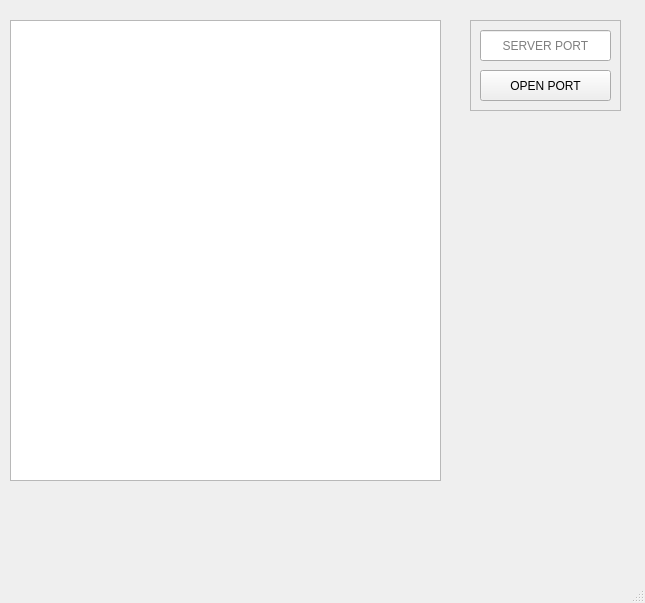
<?xml version="1.0" encoding="UTF-8"?>
<ui version="4.0">
 <class>MainWindow</class>
 <widget class="QMainWindow" name="MainWindow">
  <property name="geometry">
   <rect>
    <x>0</x>
    <y>0</y>
    <width>645</width>
    <height>603</height>
   </rect>
  </property>
  <property name="windowTitle">
   <string>C++ HTTP Server</string>
  </property>
  <widget class="QWidget" name="centralwidget">
   <widget class="QPlainTextEdit" name="plainTextEdit">
    <property name="geometry">
     <rect>
      <x>10</x>
      <y>20</y>
      <width>431</width>
      <height>461</height>
     </rect>
    </property>
   </widget>
   <widget class="QFrame" name="frame">
    <property name="geometry">
     <rect>
      <x>470</x>
      <y>20</y>
      <width>151</width>
      <height>91</height>
     </rect>
    </property>
    <property name="frameShape">
     <enum>QFrame::Shape::StyledPanel</enum>
    </property>
    <property name="frameShadow">
     <enum>QFrame::Shadow::Raised</enum>
    </property>
    <widget class="QPushButton" name="OpenPortBttn">
     <property name="geometry">
      <rect>
       <x>10</x>
       <y>50</y>
       <width>131</width>
       <height>31</height>
      </rect>
     </property>
     <property name="text">
      <string>OPEN PORT</string>
     </property>
    </widget>
    <widget class="QLineEdit" name="SVPortSetter">
     <property name="geometry">
      <rect>
       <x>10</x>
       <y>10</y>
       <width>131</width>
       <height>31</height>
      </rect>
     </property>
     <property name="alignment">
      <set>Qt::AlignmentFlag::AlignCenter</set>
     </property>
     <property name="placeholderText">
      <string>SERVER PORT</string>
     </property>
    </widget>
   </widget>
   <zorder>frame</zorder>
   <zorder>plainTextEdit</zorder>
  </widget>
  <widget class="QMenuBar" name="menubar">
   <property name="geometry">
    <rect>
     <x>0</x>
     <y>0</y>
     <width>645</width>
     <height>20</height>
    </rect>
   </property>
  </widget>
  <widget class="QStatusBar" name="statusbar"/>
 </widget>
 <resources/>
 <connections/>
</ui>
